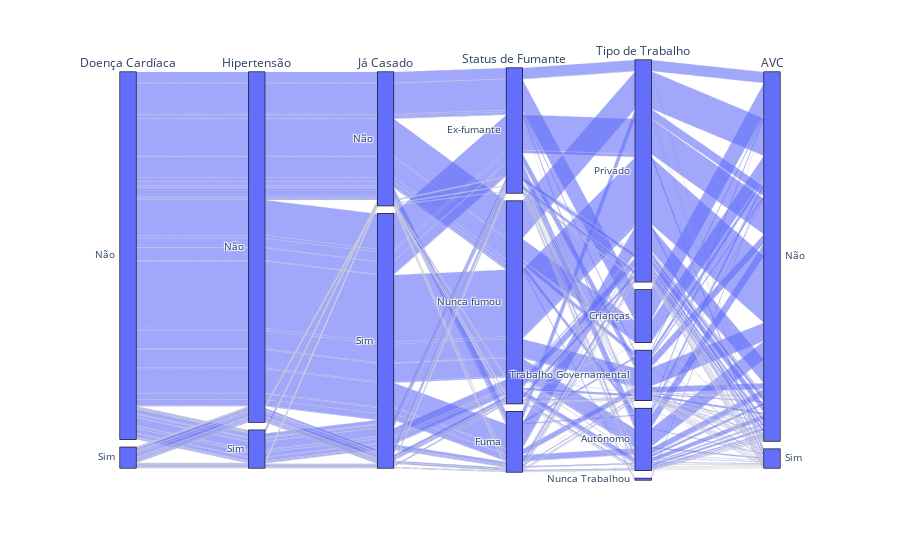

Notebook code for this chart:
### Code cell
# [2. Extração e análise exploratória de dados - Análise exploratória]

heart_disease_map = {0: 'Não', 1: 'Sim'}
hypertension_map = {0: 'Não', 1: 'Sim'}
ever_married_map = {'No': 'Não', 'Yes': 'Sim'}
smoking_status_map = {
    'never smoked': 'Nunca fumou', 
    'formerly smoked': 'Ex-fumante', 
    'smokes': 'Fuma', 
    'Unknown': 'Desconhecido'
}
work_type_map = {
    'children': 'Crianças', 
    'Govt_job': 'Trabalho Governamental', 
    'Never_worked': 'Nunca Trabalhou', 
    'Private': 'Privado', 
    'Self-employed': 'Autônomo'
}
stroke_map = {0: 'Não', 1: 'Sim'}

graph = px.parallel_categories(
    stroke_df.replace({
        'heart_disease': heart_disease_map,
        'hypertension': hypertension_map,
        'ever_married': ever_married_map,
        'smoking_status': smoking_status_map,
        'work_type': work_type_map,
        'stroke': stroke_map
    }), 
    dimensions=['heart_disease', 'hypertension', 'ever_married', 'smoking_status', 'work_type', 'stroke'],
    labels={
        'heart_disease': 'Doença Cardíaca',
        'hypertension': 'Hipertensão',
        'ever_married': 'Já Casado',
        'smoking_status': 'Status de Fumante',
        'work_type': 'Tipo de Trabalho',
        'stroke': 'AVC'
    }
)

graph.show()

### Figure 1 — Plotly figure (JSON) as saved in the notebook; plotly's stock layout.template omitted (floating-point values rounded to 4 significant figures; data arrays with more than 128 entries replaced by an {"elided": "..."} marker saying what was removed)
{"data": [{"dimensions": [{"label": "Doença Cardíaca", "values": {"elided": "5059 str values"}}, {"label": "Hipertensão", "values": {"elided": "5059 str values"}}, {"label": "Já Casado", "values": {"elided": "5059 str values"}}, {"label": "Status de Fumante", "values": {"elided": "5059 str values"}}, {"label": "Tipo de Trabalho", "values": {"elided": "5059 str values"}}, {"label": "AVC", "values": {"elided": "5059 str values"}}], "domain": {"x": [0, 1], "y": [0, 1]}, "name": "", "type": "parcats"}], "layout": {"legend": {"tracegroupgap": 0}, "margin": {"t": 60}}}
